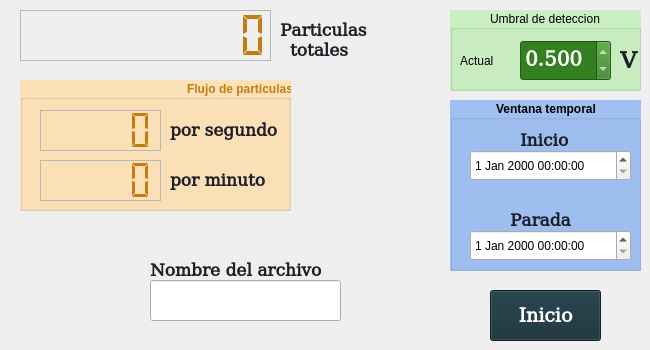
    <widget class="QWidget" name="normal">
     <attribute name="title">
      <string>Normal</string>
     </attribute>
     <widget class="QGroupBox" name="Normal_Flujo_de_Particulas">
      <property name="geometry">
       <rect>
        <x>20</x>
        <y>80</y>
        <width>271</width>
        <height>131</height>
       </rect>
      </property>
      <property name="font">
       <font>
        <weight>75</weight>
        <bold>true</bold>
       </font>
      </property>
      <property name="styleSheet">
       <string notr="true">QGroupBox{ color: rgb(193, 125, 17) ;
background:rgb(253, 226, 185)}</string>
      </property>
      <property name="title">
       <string>Flujo de particulas</string>
      </property>
      <property name="alignment">
       <set>Qt::AlignBottom|Qt::AlignRight|Qt::AlignTrailing</set>
      </property>
      <widget class="QLabel" name="label_18">
       <property name="geometry">
        <rect>
         <x>150</x>
         <y>40</y>
         <width>131</width>
         <height>21</height>
        </rect>
       </property>
       <property name="font">
        <font>
         <family>DejaVu Math TeX Gyre</family>
         <pointsize>13</pointsize>
         <weight>75</weight>
         <bold>true</bold>
        </font>
       </property>
       <property name="styleSheet">
        <string notr="true">QLabel{ color:rgb(30, 30, 40); }</string>
       </property>
       <property name="text">
        <string>por segundo</string>
       </property>
      </widget>
      <widget class="QLCDNumber" name="LCD_Normal_Flujo_por_minuto">
       <property name="geometry">
        <rect>
         <x>20</x>
         <y>80</y>
         <width>121</width>
         <height>41</height>
        </rect>
       </property>
       <property name="toolTip">
        <string notr="true"/>
       </property>
       <property name="autoFillBackground">
        <bool>false</bool>
       </property>
       <property name="styleSheet">
        <string notr="true">QLCDNumber{ color: rgb(193, 125, 17) ;
}</string>
       </property>
       <property name="frameShape">
        <enum>QFrame::StyledPanel</enum>
       </property>
       <property name="smallDecimalPoint">
        <bool>false</bool>
       </property>
       <property name="segmentStyle">
        <enum>QLCDNumber::Flat</enum>
       </property>
      </widget>
      <widget class="QLabel" name="label_19">
       <property name="geometry">
        <rect>
         <x>150</x>
         <y>90</y>
         <width>131</width>
         <height>21</height>
        </rect>
       </property>
       <property name="font">
        <font>
         <family>DejaVu Math TeX Gyre</family>
         <pointsize>13</pointsize>
         <weight>75</weight>
         <bold>true</bold>
        </font>
       </property>
       <property name="styleSheet">
        <string notr="true">QLabel{ color:rgb(30, 30, 40); }</string>
       </property>
       <property name="text">
        <string>por minuto</string>
       </property>
      </widget>
      <widget class="QLCDNumber" name="LCD_Normal_Flujo_por_segundo">
       <property name="geometry">
        <rect>
         <x>20</x>
         <y>30</y>
         <width>121</width>
         <height>41</height>
        </rect>
       </property>
       <property name="toolTip">
        <string notr="true"/>
       </property>
       <property name="autoFillBackground">
        <bool>false</bool>
       </property>
       <property name="styleSheet">
        <string notr="true">QLCDNumber{ color: rgb(193, 125, 17) ;
}</string>
       </property>
       <property name="frameShape">
        <enum>QFrame::StyledPanel</enum>
       </property>
       <property name="segmentStyle">
        <enum>QLCDNumber::Flat</enum>
       </property>
      </widget>
     </widget>
     <widget class="QLabel" name="label_20">
      <property name="geometry">
       <rect>
        <x>290</x>
        <y>40</y>
        <width>71</width>
        <height>21</height>
       </rect>
      </property>
      <property name="font">
       <font>
        <family>DejaVu Math TeX Gyre</family>
        <pointsize>13</pointsize>
        <weight>75</weight>
        <bold>true</bold>
       </font>
      </property>
      <property name="styleSheet">
       <string notr="true">QLabel{ color:rgb(30, 30, 40); }</string>
      </property>
      <property name="text">
       <string>totales</string>
      </property>
     </widget>
     <widget class="QLCDNumber" name="Normal_LCD_Particulas_Totales">
      <property name="geometry">
       <rect>
        <x>20</x>
        <y>10</y>
        <width>251</width>
        <height>51</height>
       </rect>
      </property>
      <property name="styleSheet">
       <string notr="true">QLCDNumber{ color: rgb(193, 125, 17) ;
}</string>
      </property>
      <property name="frameShape">
       <enum>QFrame::StyledPanel</enum>
      </property>
      <property name="frameShadow">
       <enum>QFrame::Raised</enum>
      </property>
      <property name="midLineWidth">
       <number>2</number>
      </property>
      <property name="digitCount">
       <number>10</number>
      </property>
      <property name="segmentStyle">
       <enum>QLCDNumber::Flat</enum>
      </property>
     </widget>
     <widget class="QLabel" name="label_21">
      <property name="geometry">
       <rect>
        <x>280</x>
        <y>20</y>
        <width>101</width>
        <height>21</height>
       </rect>
      </property>
      <property name="font">
       <font>
        <family>DejaVu Math TeX Gyre</family>
        <pointsize>13</pointsize>
        <weight>75</weight>
        <bold>true</bold>
       </font>
      </property>
      <property name="styleSheet">
       <string notr="true">QLabel{ color:rgb(30, 30, 40); }</string>
      </property>
      <property name="text">
       <string>Particulas</string>
      </property>
     </widget>
     <widget class="QGroupBox" name="Umbral_de_deteccion">
      <property name="geometry">
       <rect>
        <x>450</x>
        <y>10</y>
        <width>191</width>
        <height>81</height>
       </rect>
      </property>
      <property name="styleSheet">
       <string notr="true">QGroupBox{ color: rgb(0, 0, 0);
background:rgb(202, 239, 193);}</string>
      </property>
      <property name="title">
       <string>Umbral de deteccion</string>
      </property>
      <property name="alignment">
       <set>Qt::AlignCenter</set>
      </property>
      <property name="flat">
       <bool>false</bool>
      </property>
      <widget class="QDoubleSpinBox" name="Normal_actual_SpinVoltajeUmbral_5">
       <property name="geometry">
        <rect>
         <x>70</x>
         <y>30</y>
         <width>91</width>
         <height>41</height>
        </rect>
       </property>
       <property name="font">
        <font>
         <family>DejaVu Math TeX Gyre</family>
         <pointsize>15</pointsize>
         <weight>75</weight>
         <bold>true</bold>
        </font>
       </property>
       <property name="autoFillBackground">
        <bool>false</bool>
       </property>
       <property name="styleSheet">
        <string notr="true">QDoubleSpinBox{ color: rgb(255, 255, 255);
background:rgb(52, 128, 33);}</string>
       </property>
       <property name="decimals">
        <number>3</number>
       </property>
       <property name="maximum">
        <double>3.333000000000000</double>
       </property>
       <property name="singleStep">
        <double>0.001000000000000</double>
       </property>
       <property name="value">
        <double>0.500000000000000</double>
       </property>
      </widget>
      <widget class="QLabel" name="label_23">
       <property name="geometry">
        <rect>
         <x>170</x>
         <y>40</y>
         <width>31</width>
         <height>21</height>
        </rect>
       </property>
       <property name="font">
        <font>
         <family>DejaVu Math TeX Gyre</family>
         <pointsize>17</pointsize>
         <weight>75</weight>
         <bold>true</bold>
        </font>
       </property>
       <property name="styleSheet">
        <string notr="true">QLabel{ color:rgb(30, 30, 40); }</string>
       </property>
       <property name="text">
        <string>V</string>
       </property>
      </widget>
      <widget class="QLabel" name="label_6">
       <property name="geometry">
        <rect>
         <x>10</x>
         <y>40</y>
         <width>67</width>
         <height>21</height>
        </rect>
       </property>
       <property name="styleSheet">
        <string notr="true">QLabel{ color:rgb(0, 0, 0); }
</string>
       </property>
       <property name="text">
        <string>Actual</string>
       </property>
      </widget>
     </widget>
     <widget class="QGroupBox" name="Normal_">
      <property name="geometry">
       <rect>
        <x>450</x>
        <y>100</y>
        <width>191</width>
        <height>171</height>
       </rect>
      </property>
      <property name="font">
       <font>
        <weight>75</weight>
        <bold>true</bold>
       </font>
      </property>
      <property name="styleSheet">
       <string notr="true">QGroupBox{color:rgb(0,0,0);
background:rgb(159, 192, 241)}</string>
      </property>
      <property name="title">
       <string>Ventana temporal</string>
      </property>
      <property name="alignment">
       <set>Qt::AlignCenter</set>
      </property>
      <widget class="QDateTimeEdit" name="Normal_inicio_dateTimeEdit">
       <property name="geometry">
        <rect>
         <x>20</x>
         <y>50</y>
         <width>161</width>
         <height>31</height>
        </rect>
       </property>
       <property name="styleSheet">
        <string notr="true">QDateTimeEdit{color:(0,0,0);
background:(200,200,255);}</string>
       </property>
      </widget>
      <widget class="QDateTimeEdit" name="Normal_Fin_dateTimeEdit_2">
       <property name="geometry">
        <rect>
         <x>20</x>
         <y>130</y>
         <width>161</width>
         <height>31</height>
        </rect>
       </property>
      </widget>
      <widget class="QLabel" name="label_25">
       <property name="geometry">
        <rect>
         <x>70</x>
         <y>30</y>
         <width>61</width>
         <height>21</height>
        </rect>
       </property>
       <property name="font">
        <font>
         <family>DejaVu Math TeX Gyre</family>
         <pointsize>13</pointsize>
         <weight>75</weight>
         <bold>true</bold>
        </font>
       </property>
       <property name="styleSheet">
        <string notr="true">QLabel{ color:rgb(30, 30, 40); }</string>
       </property>
       <property name="text">
        <string>Inicio</string>
       </property>
      </widget>
      <widget class="QLabel" name="label_26">
       <property name="geometry">
        <rect>
         <x>60</x>
         <y>110</y>
         <width>71</width>
         <height>21</height>
        </rect>
       </property>
       <property name="font">
        <font>
         <family>DejaVu Math TeX Gyre</family>
         <pointsize>13</pointsize>
         <weight>75</weight>
         <bold>true</bold>
        </font>
       </property>
       <property name="styleSheet">
        <string notr="true">QLabel{ color:rgb(30, 30, 40); }</string>
       </property>
       <property name="text">
        <string>Parada</string>
       </property>
      </widget>
     </widget>
     <widget class="QPushButton" name="pushButton_3">
      <property name="geometry">
       <rect>
        <x>490</x>
        <y>290</y>
        <width>111</width>
        <height>51</height>
       </rect>
      </property>
      <property name="font">
       <font>
        <family>DejaVu Math TeX Gyre</family>
        <pointsize>14</pointsize>
        <weight>75</weight>
        <bold>true</bold>
       </font>
      </property>
      <property name="autoFillBackground">
       <bool>false</bool>
      </property>
      <property name="styleSheet">
       <string notr="true">QPushButton{color:rgb(255, 255, 255);
 background-color: rgba(20,45,55); }</string>
      </property>
      <property name="text">
       <string>Inicio</string>
      </property>
     </widget>
     <widget class="QLabel" name="label_27">
      <property name="geometry">
       <rect>
        <x>150</x>
        <y>260</y>
        <width>191</width>
        <height>21</height>
       </rect>
      </property>
      <property name="font">
       <font>
        <family>DejaVu Math TeX Gyre</family>
        <pointsize>13</pointsize>
        <weight>75</weight>
        <bold>true</bold>
       </font>
      </property>
      <property name="styleSheet">
       <string notr="true">QLabel{ color:rgb(30, 30, 40); }</string>
      </property>
      <property name="text">
       <string>Nombre del archivo</string>
      </property>
     </widget>
     <widget class="QLineEdit" name="Normal_line_edit_archivo">
      <property name="geometry">
       <rect>
        <x>150</x>
        <y>280</y>
        <width>191</width>
        <height>41</height>
       </rect>
      </property>
     </widget>
    </widget>
